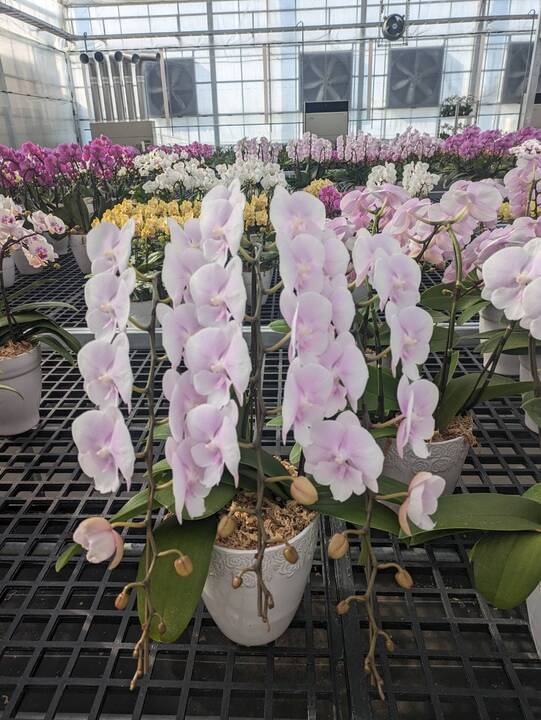
#> input picture img/99828_0_720.jpg, 541 x 720 px
$ python portrait.py
#> lines starting #> are read from the running program, lines starting #| are printed output that depends on the picture
import cv2
import numpy as np

# 入力画像の読み込み
img = cv2.imread('img/99828_0_720.jpg')
#> img is the input picture: shape (720, 541, 3); mean B, G, R 110.6, 112.2, 116.5

# セグメンテーション用に背景除去（grabCutを使用）
mask = np.zeros(img.shape[:2], np.uint8)
bgdModel = np.zeros((1, 65), np.float64)
fgdModel = np.zeros((1, 65), np.float64)

# おおよその前景領域を矩形で指定（画像サイズに応じて調整）
height, width = img.shape[:2]
#> height = 720; width = 541
rect = (10, 10, width - 20, height - 20)
#> rect = (10, 10, 521, 700)

# grabCutで前景と背景を分離
cv2.grabCut(img, mask, rect, bgdModel, fgdModel, 5, cv2.GC_INIT_WITH_RECT)
mask2 = np.where((mask == 2) | (mask == 0), 0, 1).astype('uint8')

# 前景画像（オブジェクト）
foreground = img * mask2[:, :, np.newaxis]
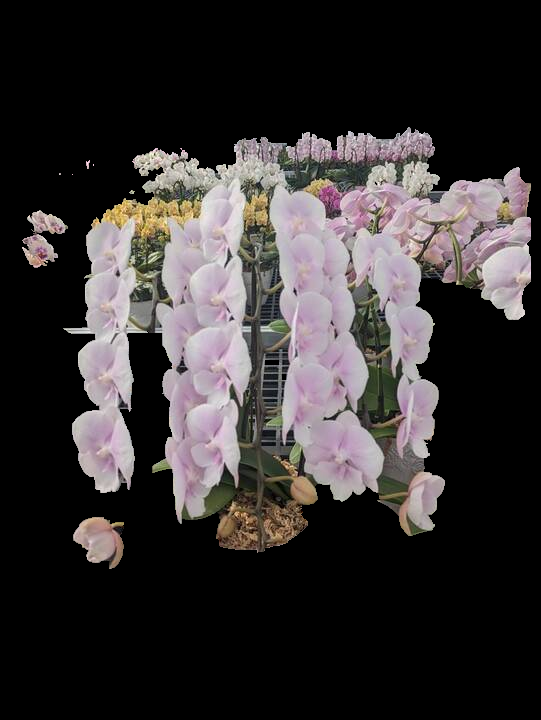
#> foreground: shape (720, 541, 3); mean B, G, R 49.7, 49.5, 53.5

# 背景画像（ブラー適用）
blurred = cv2.GaussianBlur(img, (25, 25), 0)
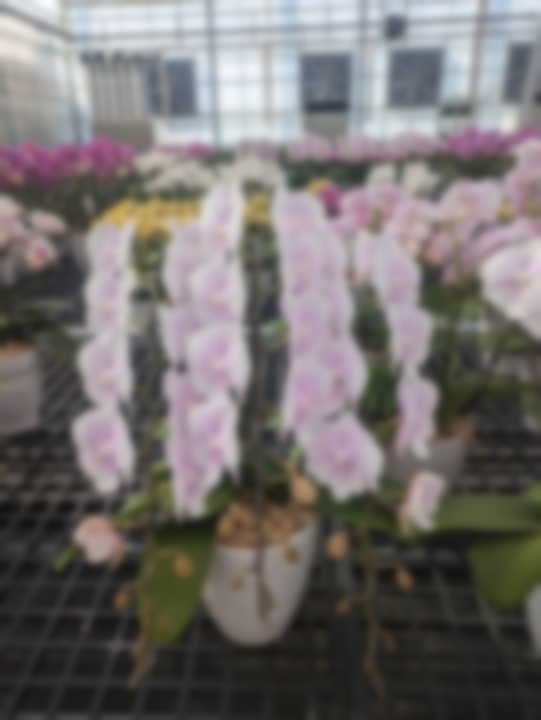
#> blurred: shape (720, 541, 3); mean B, G, R 110.6, 112.2, 116.5

# 背景マスクを反転
background_mask = 1 - mask2
background = blurred * background_mask[:, :, np.newaxis]
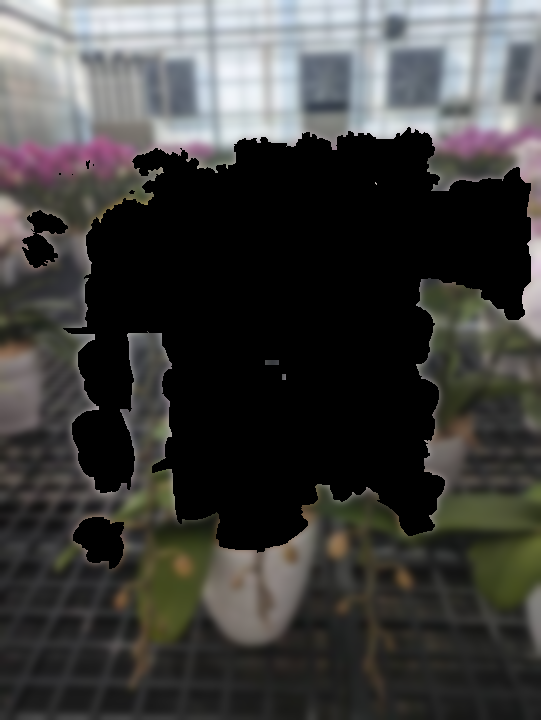
#> background: shape (720, 541, 3); mean B, G, R 61.8, 63.6, 64

# 合成
final = cv2.add(foreground, background)
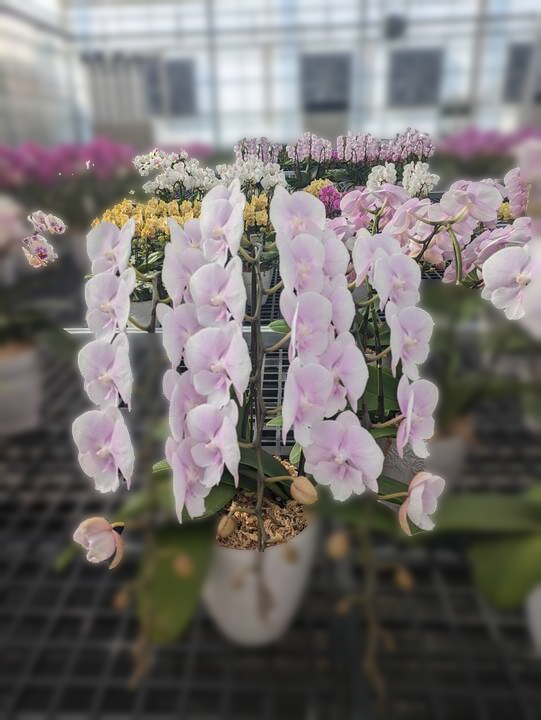
#> final: shape (720, 541, 3); mean B, G, R 111.5, 113, 117.4

# 結果を保存
cv2.imwrite('portrait_output.jpg', final)

# 表示（任意）
cv2.imshow('Portrait Effect', final)
cv2.waitKey(0)
cv2.destroyAllWindows()

$ run again, with img/99826_0_720.jpg copied over img/99828_0_720.jpg
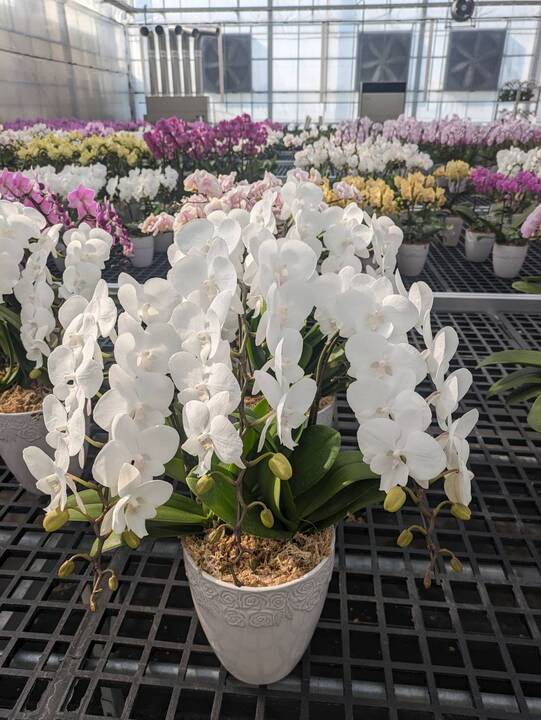
#> input picture img/99826_0_720.jpg, 541 x 720 px
#> img is the input picture: shape (720, 541, 3); mean B, G, R 110.2, 114.6, 118.7
#> `foreground = img * mask2[:, :, np.newaxis]`:
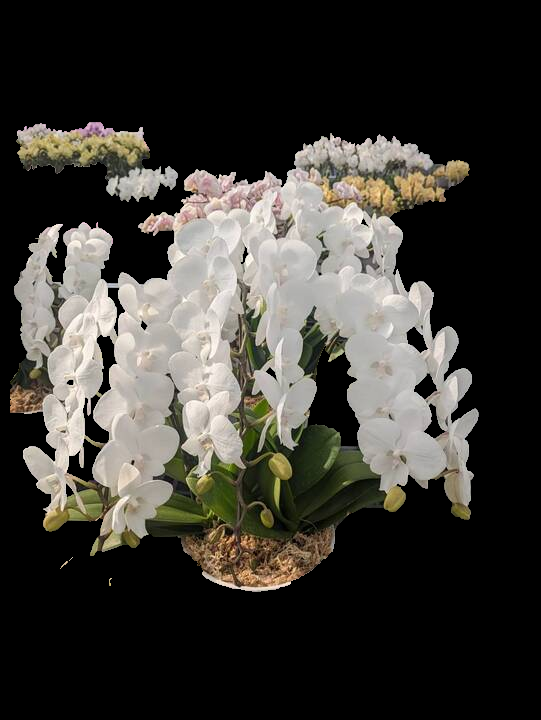
#> foreground: shape (720, 541, 3); mean B, G, R 51.8, 57.1, 59.3
#> `final = cv2.add(foreground, background)`:
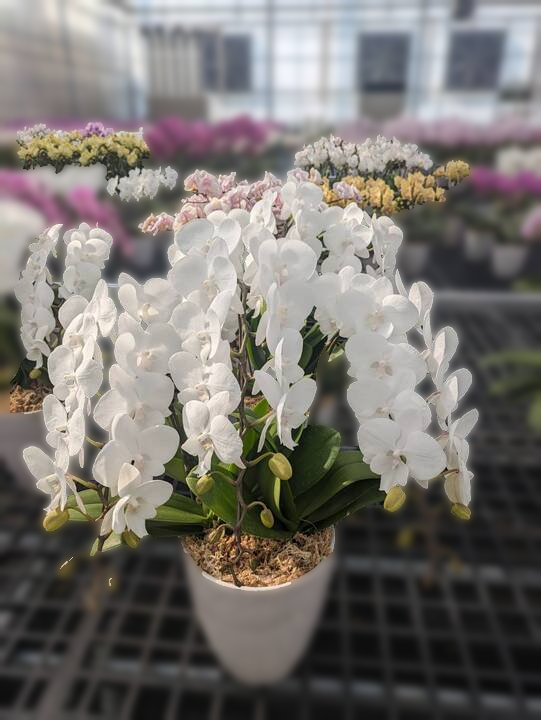
#> final: shape (720, 541, 3); mean B, G, R 111.4, 116, 120
